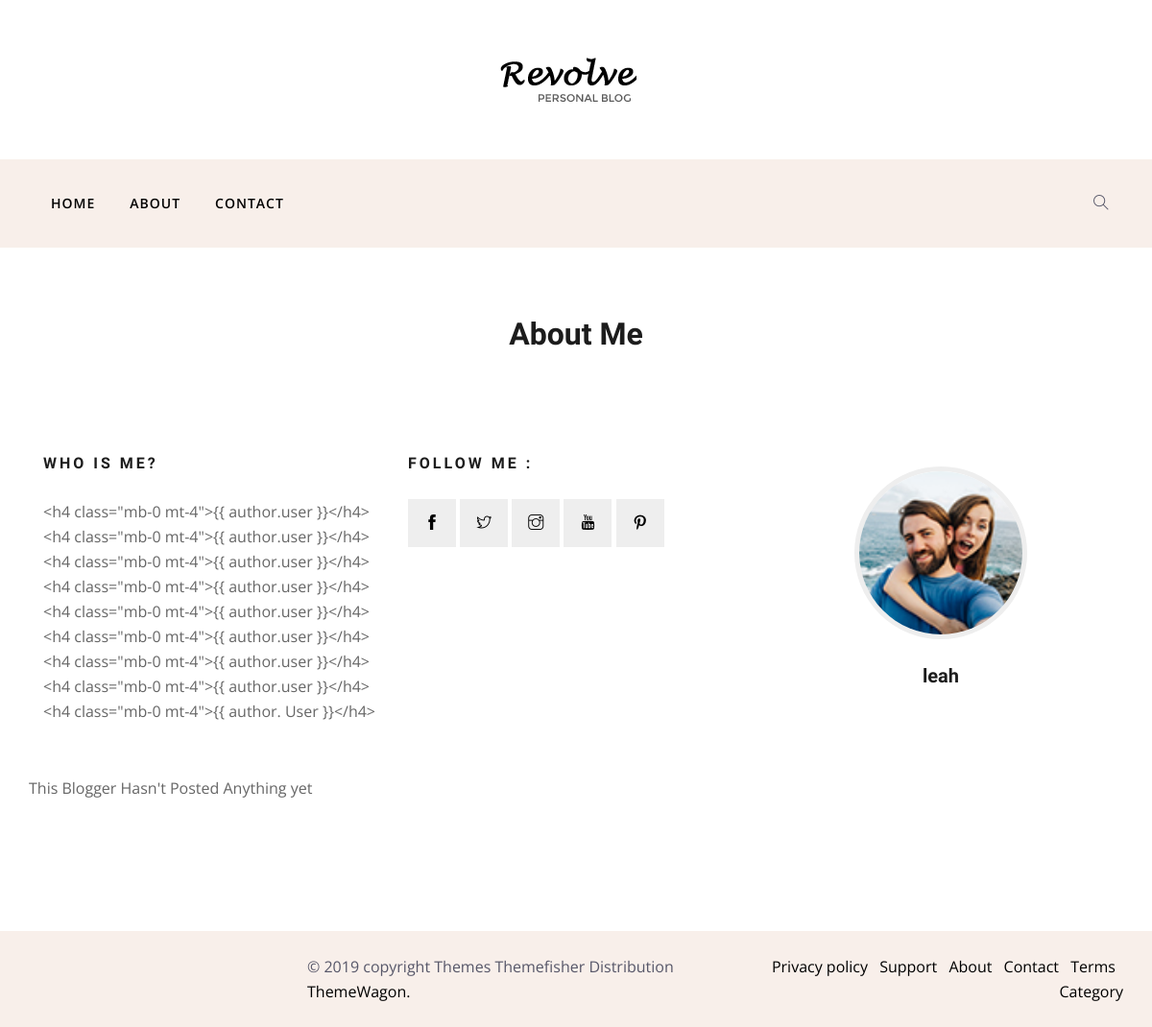
Before: /blog/blogger/3/ with the older database file.
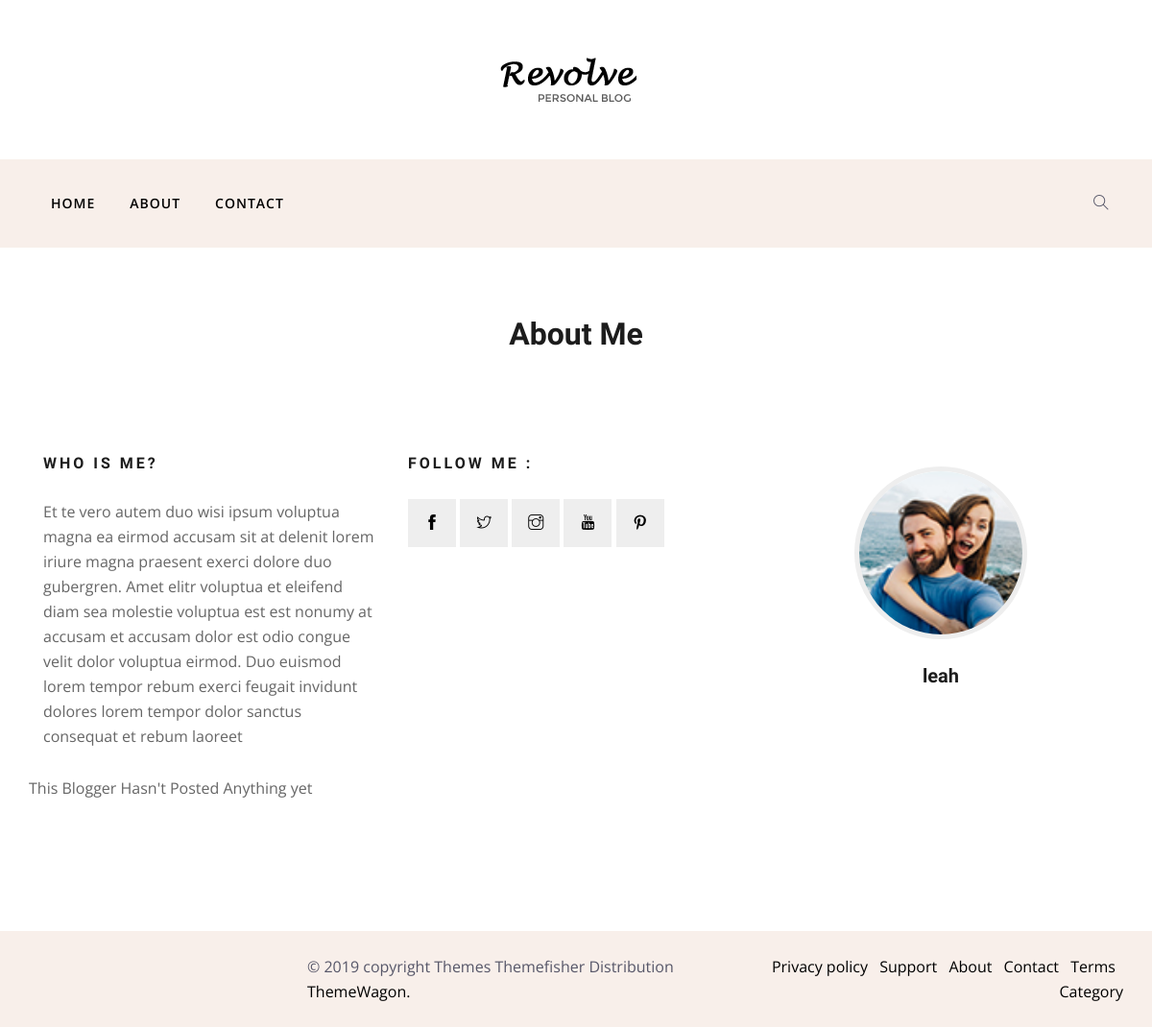
After: the same page with the newer database file.
### blog/models.py (models this page shows, shortened)
class BlogAuthor(models.Model):
    user = models.OneToOneField(User, on_delete=models.SET_NULL, null=True)
    bio = models.TextField(max_length=400, help_text="Enter Your Bio Details Here")
    author_avatar = models.ImageField(upload_to='images/author-avatar/')
    class Meta:
        ordering = ["user", "bio", "author_avatar"]
    def get_absolute_url(self):
        return reverse('blogs-by-author', args=[str(self.id)])

### blog/views.py (the view)
# urls.py: path('blogger/<int:pk>/', views.BlogListByAuthorView.as_view(), name='blogs-by-author')
class BlogListByAuthorView(generic.ListView):
    model = Blog
    template_name = 'blog/blog_list_by_author.html'
    def get_queryset(self):
        id = self.kwargs['pk']
        target_author = get_object_or_404(BlogAuthor, pk=id)
        return Blog.objects.filter(author=target_author)
    def get_context_data(self, **kwargs):
        context = super(BlogListByAuthorView, self).get_context_data(**kwargs)
        context['blogger'] = get_object_or_404(BlogAuthor, pk=self.kwargs['pk'])
        return context

### blog/templates/blog/blog_list_by_author.html (shortened to what the changed rows need)
{% extends 'blog/base.html' %}
{% block body %}
    {% load static %}
    <body>
    <div class="breadcrumb-wrapper">
        <div class="container">
            <div class="row">
                <div class="col-sm-12">
                    <div class="text-center">
                        <h2 class="lg-title">About Me</h2>
                    </div>
                </div>
            </div>
        </div>
    </div>
    <section class="pt-5 padding-bottom">
        <div class="container">
            <div class="row">
                <div class="col-lg-12 col-md-12 col-sm-12 col-xs-12">
                    <div class="row justify-content-center mt-5">
                        <div class="col-lg-12">
                            <div class="row">
                                <div class="col-lg-4">
                                    <h5 class="text-uppercase letter-spacing mb-4">Who is me?</h5>
                                    <p>{{ blogger.bio}}</p>
                                </div>
                                <div class="col-lg-4">
                                    <div class="sidebar-widget about mb-5 text-center p-3">
                                        <div class="about-author">
                                            <img src="{{blogger.author_avatar.url}}" alt="" class="img-fluid">
                                        </div>
                                        <a href="{{ blogger.get_absolute_url }}"><h4 class="mb-0 mt-4">{{ blogger.user }}</h4></a>
                                    </div>
                                </div>
                            </div>
                        </div>
                    </div>
                </div>
            </div>
        </div>
    </section>
</body>
{% endblock body %}

Changed rows visible on the page:
changed BlogAuthor "leah": bio "<h4 class=\"mb-0 mt-4\">{{ author.user }}</h4><h4 class=\"mb-0 mt-4\">{{ author.user }}</h4><h4 class=\"mb-0 mt-4\">{{ author.user }}</h4><h4 class=\"mb-0 mt-4\">{{ author.user }}</h4><h4 class=\"mb-0 mt-4\">{{ author.user }}</h4><h4 class=\"mb-0 mt-4\">{{ author.user }}</h4><h4 class=\"mb-0 mt-4\">{{ author.user }}</h4><h4 class=\"mb-0 mt-4\">{{ author.user }}</h4><h4 class=\"mb-0 mt-4\">{{ author. User }}</h4>" → "Et te vero autem duo wisi ipsum voluptua magna ea eirmod accusam sit at delenit lorem iriure magna praesent exerci dolore duo gubergren. Amet elitr voluptua et eleifend diam sea molestie voluptua est est nonumy at accusam et accusam dolor est odio congue velit dolor voluptua eirmod. Duo euismod lorem tempor rebum exerci feugait invidunt dolores lorem tempor dolor sanctus consequat et rebum laoreet"
